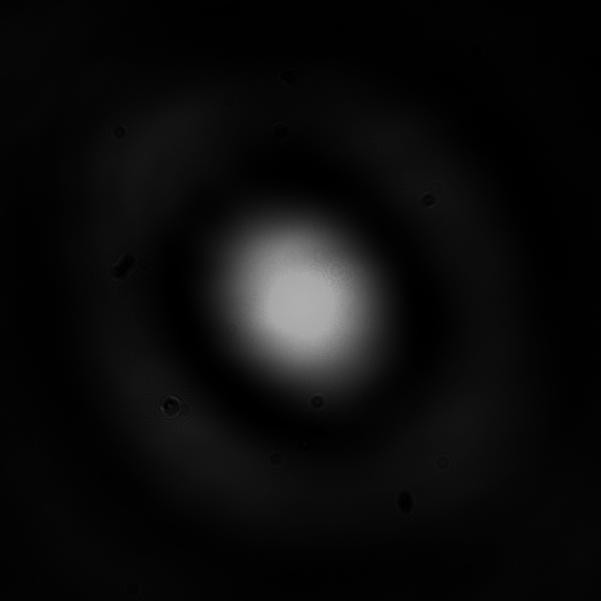
#> input picture Focal Spot Analysis/test_focal_spot_images/0_0.jpg, 601 x 601 px, found by its file name
$ python read_image_remove_with_corners.py   (older library calls are emulated)
#> lines starting #> are read from the running program, lines starting #| are printed output that depends on the picture; after the words box and inside, x2 and y2 are one past the last pixel; in counts of white or black regions, pixels touching at a corner belong together; long printed decimals are rounded
# -*- coding: utf-8 -*-
"""
Created on Tue Jan 26 16:15:04 2021

@author: maxim
"""
'''
This just averages the corners and subtracts them
'''
#To measure corners of the focal spot

import numpy as np
from matplotlib import image
import time
import matplotlib.pyplot as plt

def read_in_img(filename):
#> called with filename = '0_0.jpg'
    pixel_values = np.array(image.imread(filename))
#> pixel_values is the input picture: shape (601, 601); min 0, max 175, mean 12.2
    return pixel_values

def corners_av(filename,cornersize):
#> called with filename = '0_0.jpg', cornersize = 6
    pixels=read_in_img(filename)
    c=cornersize
    t_l=np.average(pixels[0:c,0:c])
#> t_l = 3
    b_l=np.average(pixels[601-c:601,0:c])
#> b_l = 3
    b_r=np.average(pixels[601-c:601,601-c:601])
#> b_r = 3.86
    t_r=np.average(pixels[0:c,601-c:601])
#> t_r = 1
    return np.array([t_l,t_r,b_r,b_l])

# [9 lines of commented-out code are left out]

def read(filename,cornersize):
    start=time.time()
    pixels=read_in_img(filename)
    corners=corners_av(filename,cornersize)
#> corners = [3, 1, 3.86, 3]
    highest_pixel=np.amax(np.ravel(pixels))
#> highest_pixel = 175


    pixels[0:301,0:301] -=int(np.round(corners[0]))
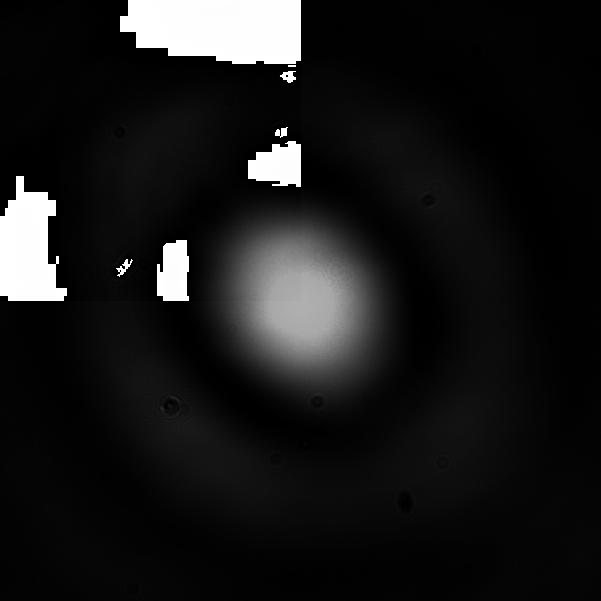
#> pixels: shape (601, 601); min 0, max 255, mean 25.1
    pixels[301:601,0:301] -=int(np.round(corners[3]))
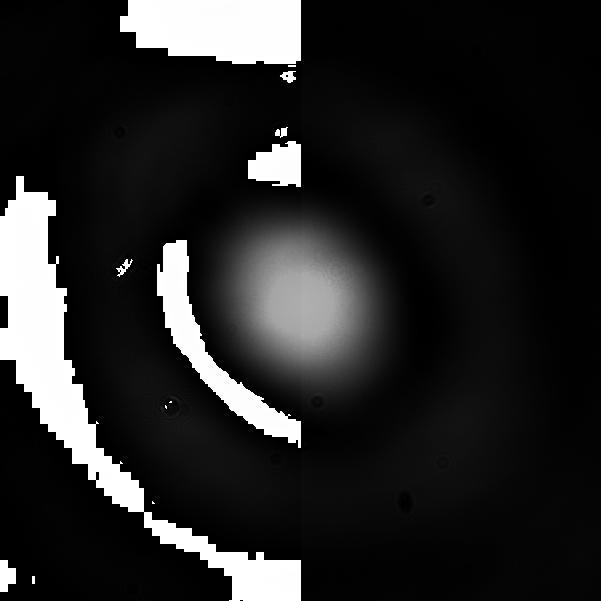
#> pixels: shape (601, 601); min 0, max 255, mean 38.7
    pixels[0:301,301:601] -=int(np.round(corners[1]))
    pixels[301:601,301:601] -=int(np.round(corners[2]))
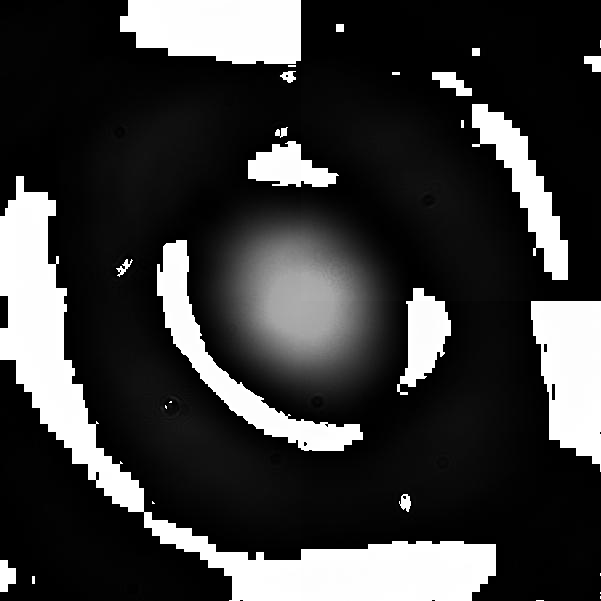
#> pixels: shape (601, 601); min 0, max 255, mean 59.3


    # [9 lines of commented-out code are left out]

    a=np.where(pixels>highest_pixel)
#> a = 70399 positions, rows 0 to 600, columns 0 to 600
    pixels[a]=0
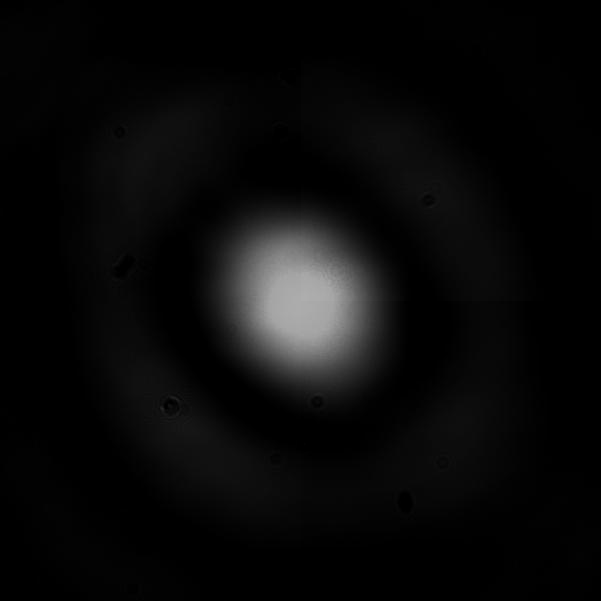
#> pixels: shape (601, 601); 19.49% of pixels changed, all inside (x1, y1, x2, y2) = (0, 0, 601, 601)
    total_pixels=np.sum(pixels)
#> total_pixels = 3516823
    '''
    This is needed as imread will not do maths properly on any pixel
    image reading will now output focal spot with background corrected
    and a metric that correlates to shape of focal spot only
    '''
    pixel_true=np.zeros((len(pixels),len(pixels[0])))#NEEDED AS THIS WILL NOT BE ABLE TO HANDLE MATHS OTHERWISE
#> pixel_true: shape (601, 601) float64; every value is 0
    pixel_true[0:len(pixels),0:len(pixels[0])]=pixels[0:len(pixels),0:len(pixels[0])] #NEEDED
    fitness_parameter=np.sum(pixel_true**2)/(total_pixels)
#> fitness_parameter = 80.2
    end=time.time()
    print(end-start)
    print(fitness_parameter)
#| 80.197
    plt.imshow(pixel_true)
    return pixel_true,fitness_parameter


read('0_0.jpg',6)
